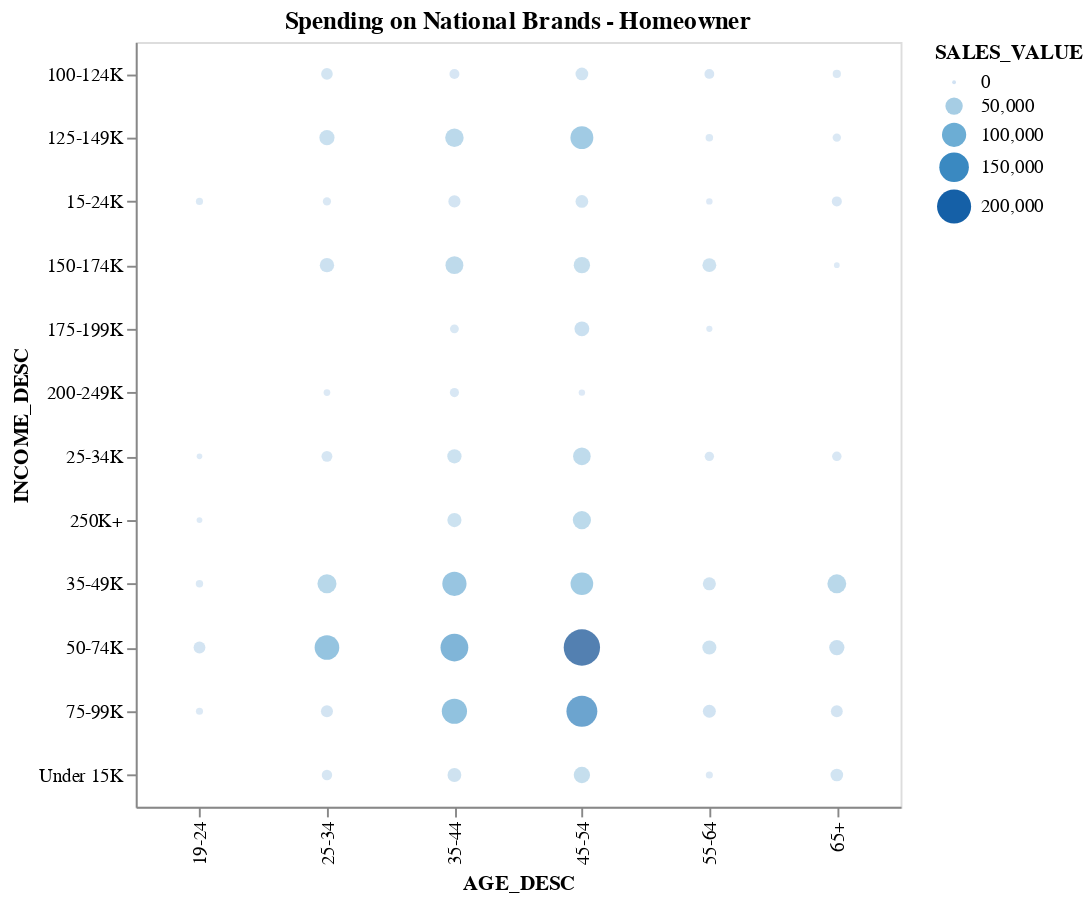

Notebook source saved alongside this figure:
### Code cell
data = merged.groupby(['AGE_DESC', 'INCOME_DESC', 'HOMEOWNER_DESC'], as_index=False)['SALES_VALUE'].sum()
data1 = data[data.HOMEOWNER_DESC == 'Homeowner']
alt.Chart(data1).mark_circle().encode(x = 'AGE_DESC', y = 'INCOME_DESC', color = 'SALES_VALUE', size = 'SALES_VALUE').properties(width =400, height=400, title = 'Spending on National Brands - Homeowner')

### Figure 1 — Vega-Lite specification as saved in the notebook (floating-point values rounded to 4 significant figures)
{"config": {"view": {"continuousWidth": 400, "continuousHeight": 300}}, "data": {"name": "data-6c5eb7d7ea44633d17a3c656d35de0f4"}, "mark": "circle", "encoding": {"color": {"field": "SALES_VALUE", "type": "quantitative"}, "size": {"field": "SALES_VALUE", "type": "quantitative"}, "x": {"field": "AGE_DESC", "type": "nominal"}, "y": {"field": "INCOME_DESC", "type": "nominal"}}, "height": 400, "title": "Spending on National Brands - Homeowner", "width": 400, "$schema": "https://vega.github.io/schema/vega-lite/v4.17.0.json", "datasets": {"data-6c5eb7d7ea44633d17a3c656d35de0f4": [{"AGE_DESC": "19-24", "INCOME_DESC": "15-24K", "HOMEOWNER_DESC": "Homeowner", "SALES_VALUE": 6393.0}, {"AGE_DESC": "19-24", "INCOME_DESC": "25-34K", "HOMEOWNER_DESC": "Homeowner", "SALES_VALUE": 2966.0}, {"AGE_DESC": "19-24", "INCOME_DESC": "250K+", "HOMEOWNER_DESC": "Homeowner", "SALES_VALUE": 3268.0}, {"AGE_DESC": "19-24", "INCOME_DESC": "35-49K", "HOMEOWNER_DESC": "Homeowner", "SALES_VALUE": 7014.0}, {"AGE_DESC": "19-24", "INCOME_DESC": "50-74K", "HOMEOWNER_DESC": "Homeowner", "SALES_VALUE": 21830.0}, {"AGE_DESC": "19-24", "INCOME_DESC": "75-99K", "HOMEOWNER_DESC": "Homeowner", "SALES_VALUE": 6240.0}, {"AGE_DESC": "25-34", "INCOME_DESC": "100-124K", "HOMEOWNER_DESC": "Homeowner", "SALES_VALUE": 21080.0}, {"AGE_DESC": "25-34", "INCOME_DESC": "125-149K", "HOMEOWNER_DESC": "Homeowner", "SALES_VALUE": 37400.0}, {"AGE_DESC": "25-34", "INCOME_DESC": "15-24K", "HOMEOWNER_DESC": "Homeowner", "SALES_VALUE": 9298.0}, {"AGE_DESC": "25-34", "INCOME_DESC": "150-174K", "HOMEOWNER_DESC": "Homeowner", "SALES_VALUE": 33420.0}, {"AGE_DESC": "25-34", "INCOME_DESC": "200-249K", "HOMEOWNER_DESC": "Homeowner", "SALES_VALUE": 5311.0}, {"AGE_DESC": "25-34", "INCOME_DESC": "25-34K", "HOMEOWNER_DESC": "Homeowner", "SALES_VALUE": 18060.0}, {"AGE_DESC": "25-34", "INCOME_DESC": "35-49K", "HOMEOWNER_DESC": "Homeowner", "SALES_VALUE": 60600.0}, {"AGE_DESC": "25-34", "INCOME_DESC": "50-74K", "HOMEOWNER_DESC": "Homeowner", "SALES_VALUE": 103200.0}, {"AGE_DESC": "25-34", "INCOME_DESC": "75-99K", "HOMEOWNER_DESC": "Homeowner", "SALES_VALUE": 22720.0}, {"AGE_DESC": "25-34", "INCOME_DESC": "Under 15K", "HOMEOWNER_DESC": "Homeowner", "SALES_VALUE": 16480.0}, {"AGE_DESC": "35-44", "INCOME_DESC": "100-124K", "HOMEOWNER_DESC": "Homeowner", "SALES_VALUE": 14800.0}, {"AGE_DESC": "35-44", "INCOME_DESC": "125-149K", "HOMEOWNER_DESC": "Homeowner", "SALES_VALUE": 57000.0}, {"AGE_DESC": "35-44", "INCOME_DESC": "15-24K", "HOMEOWNER_DESC": "Homeowner", "SALES_VALUE": 23250.0}, {"AGE_DESC": "35-44", "INCOME_DESC": "150-174K", "HOMEOWNER_DESC": "Homeowner", "SALES_VALUE": 53240.0}, {"AGE_DESC": "35-44", "INCOME_DESC": "175-199K", "HOMEOWNER_DESC": "Homeowner", "SALES_VALUE": 11090.0}, {"AGE_DESC": "35-44", "INCOME_DESC": "200-249K", "HOMEOWNER_DESC": "Homeowner", "SALES_VALUE": 12110.0}, {"AGE_DESC": "35-44", "INCOME_DESC": "25-34K", "HOMEOWNER_DESC": "Homeowner", "SALES_VALUE": 32880.0}, {"AGE_DESC": "35-44", "INCOME_DESC": "250K+", "HOMEOWNER_DESC": "Homeowner", "SALES_VALUE": 32390.0}, {"AGE_DESC": "35-44", "INCOME_DESC": "35-49K", "HOMEOWNER_DESC": "Homeowner", "SALES_VALUE": 99790.0}, {"AGE_DESC": "35-44", "INCOME_DESC": "50-74K", "HOMEOWNER_DESC": "Homeowner", "SALES_VALUE": 132300.0}, {"AGE_DESC": "35-44", "INCOME_DESC": "75-99K", "HOMEOWNER_DESC": "Homeowner", "SALES_VALUE": 108000.0}, {"AGE_DESC": "35-44", "INCOME_DESC": "Under 15K", "HOMEOWNER_DESC": "Homeowner", "SALES_VALUE": 30720.0}, {"AGE_DESC": "45-54", "INCOME_DESC": "100-124K", "HOMEOWNER_DESC": "Homeowner", "SALES_VALUE": 25890.0}, {"AGE_DESC": "45-54", "INCOME_DESC": "125-149K", "HOMEOWNER_DESC": "Homeowner", "SALES_VALUE": 88810.0}, {"AGE_DESC": "45-54", "INCOME_DESC": "15-24K", "HOMEOWNER_DESC": "Homeowner", "SALES_VALUE": 25770.0}, {"AGE_DESC": "45-54", "INCOME_DESC": "150-174K", "HOMEOWNER_DESC": "Homeowner", "SALES_VALUE": 44020.0}, {"AGE_DESC": "45-54", "INCOME_DESC": "175-199K", "HOMEOWNER_DESC": "Homeowner", "SALES_VALUE": 35750.0}, {"AGE_DESC": "45-54", "INCOME_DESC": "200-249K", "HOMEOWNER_DESC": "Homeowner", "SALES_VALUE": 4688.0}, {"AGE_DESC": "45-54", "INCOME_DESC": "25-34K", "HOMEOWNER_DESC": "Homeowner", "SALES_VALUE": 51690.0}, {"AGE_DESC": "45-54", "INCOME_DESC": "250K+", "HOMEOWNER_DESC": "Homeowner", "SALES_VALUE": 55210.0}, {"AGE_DESC": "45-54", "INCOME_DESC": "35-49K", "HOMEOWNER_DESC": "Homeowner", "SALES_VALUE": 86900.0}, {"AGE_DESC": "45-54", "INCOME_DESC": "50-74K", "HOMEOWNER_DESC": "Homeowner", "SALES_VALUE": 227500.0}, {"AGE_DESC": "45-54", "INCOME_DESC": "75-99K", "HOMEOWNER_DESC": "Homeowner", "SALES_VALUE": 163800.0}, {"AGE_DESC": "45-54", "INCOME_DESC": "Under 15K", "HOMEOWNER_DESC": "Homeowner", "SALES_VALUE": 43890.0}, {"AGE_DESC": "55-64", "INCOME_DESC": "100-124K", "HOMEOWNER_DESC": "Homeowner", "SALES_VALUE": 14320.0}, {"AGE_DESC": "55-64", "INCOME_DESC": "125-149K", "HOMEOWNER_DESC": "Homeowner", "SALES_VALUE": 7171.0}, {"AGE_DESC": "55-64", "INCOME_DESC": "15-24K", "HOMEOWNER_DESC": "Homeowner", "SALES_VALUE": 4670.0}, {"AGE_DESC": "55-64", "INCOME_DESC": "150-174K", "HOMEOWNER_DESC": "Homeowner", "SALES_VALUE": 31140.0}, {"AGE_DESC": "55-64", "INCOME_DESC": "175-199K", "HOMEOWNER_DESC": "Homeowner", "SALES_VALUE": 4150.0}, {"AGE_DESC": "55-64", "INCOME_DESC": "25-34K", "HOMEOWNER_DESC": "Homeowner", "SALES_VALUE": 12820.0}, {"AGE_DESC": "55-64", "INCOME_DESC": "35-49K", "HOMEOWNER_DESC": "Homeowner", "SALES_VALUE": 27300.0}, {"AGE_DESC": "55-64", "INCOME_DESC": "50-74K", "HOMEOWNER_DESC": "Homeowner", "SALES_VALUE": 31970.0}, {"AGE_DESC": "55-64", "INCOME_DESC": "75-99K", "HOMEOWNER_DESC": "Homeowner", "SALES_VALUE": 26930.0}, {"AGE_DESC": "55-64", "INCOME_DESC": "Under 15K", "HOMEOWNER_DESC": "Homeowner", "SALES_VALUE": 6191.0}, {"AGE_DESC": "65+", "INCOME_DESC": "100-124K", "HOMEOWNER_DESC": "Homeowner", "SALES_VALUE": 9236.0}, {"AGE_DESC": "65+", "INCOME_DESC": "125-149K", "HOMEOWNER_DESC": "Homeowner", "SALES_VALUE": 9640.0}, {"AGE_DESC": "65+", "INCOME_DESC": "15-24K", "HOMEOWNER_DESC": "Homeowner", "SALES_VALUE": 14860.0}, {"AGE_DESC": "65+", "INCOME_DESC": "150-174K", "HOMEOWNER_DESC": "Homeowner", "SALES_VALUE": 3096.0}, {"AGE_DESC": "65+", "INCOME_DESC": "25-34K", "HOMEOWNER_DESC": "Homeowner", "SALES_VALUE": 13010.0}, {"AGE_DESC": "65+", "INCOME_DESC": "35-49K", "HOMEOWNER_DESC": "Homeowner", "SALES_VALUE": 59500.0}, {"AGE_DESC": "65+", "INCOME_DESC": "50-74K", "HOMEOWNER_DESC": "Homeowner", "SALES_VALUE": 37990.0}, {"AGE_DESC": "65+", "INCOME_DESC": "75-99K", "HOMEOWNER_DESC": "Homeowner", "SALES_VALUE": 22170.0}, {"AGE_DESC": "65+", "INCOME_DESC": "Under 15K", "HOMEOWNER_DESC": "Homeowner", "SALES_VALUE": 25370.0}]}}
